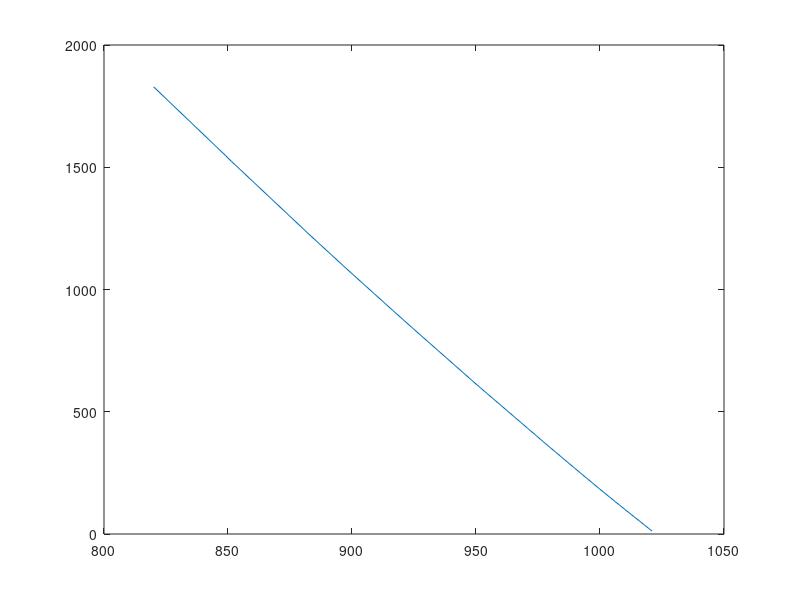

This figure's MATLAB source:
 
data = [...
1021.0     12    9.0    7.6     91   6.45    190     12  280.5  298.3  281.6
 1008.0    117    9.0    5.9     81   5.81    205     17  281.5  297.7  282.5
 1000.0    183   11.2    5.2     67   5.57    215     20  284.4  300.1  285.3
  993.0    242   13.0    4.0     54   5.16    220     24  286.7  301.5  287.6
  985.6    305   13.3    2.3     47   4.61    225     29  287.6  301.0  288.4
  978.0    370   13.6    0.6     41   4.10    228     28  288.6  300.6  289.3
  950.4    610   12.4   -0.6     41   3.86    240     23  289.7  301.1  290.4
  925.0    837   11.2   -1.8     40   3.64    255     21  290.8  301.6  291.4
  916.5    914   10.7   -1.7     42   3.71    255     20  291.0  302.0  291.7
  898.0   1083    9.6   -1.4     46   3.86    261     18  291.6  303.1  292.3
  883.4   1219    9.4   -2.2     44   3.69    265     16  292.7  303.8  293.4
  851.4   1524    8.8   -4.1     40   3.33    255     10  295.2  305.4  295.8
  850.0   1538    8.8   -4.2     40   3.31    265      9  295.4  305.4  295.9
  849.0   1548    8.6   -4.4     40   3.26    265      9  295.2  305.2  295.8
  820.0   1829    6.6   -4.3     46   3.40    280      8  296.0  306.4  296.6];









plot(data(:,6),data(:,2))
plot(data(:,1),data(:,2))